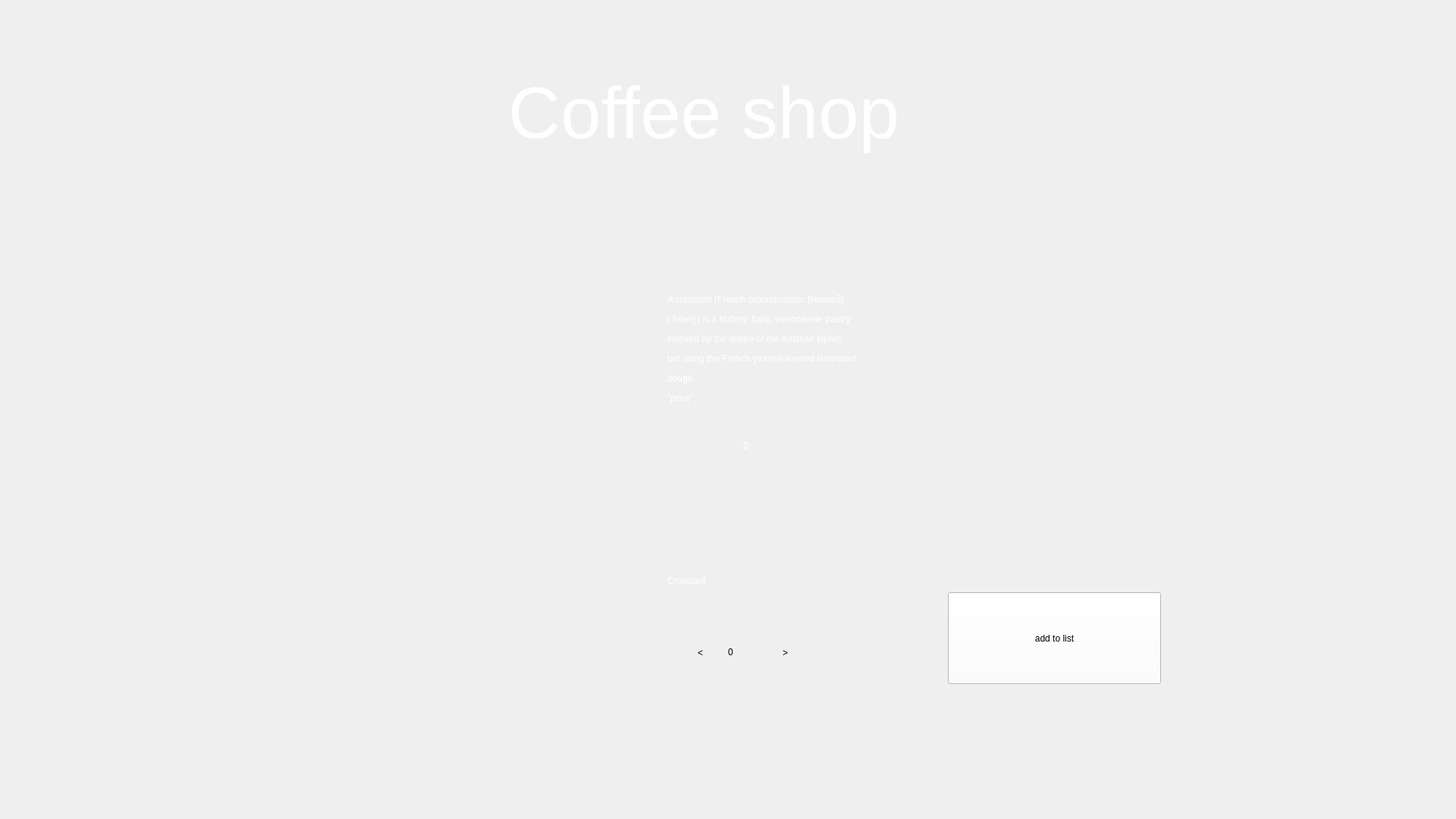
<?xml version="1.0" encoding="UTF-8"?>
<ui version="4.0">
 <class>CroissantForm</class>
 <widget class="QWidget" name="CroissantForm">
  <property name="geometry">
   <rect>
    <x>0</x>
    <y>0</y>
    <width>1920</width>
    <height>1080</height>
   </rect>
  </property>
  <property name="windowTitle">
   <string>Form</string>
  </property>
  <property name="styleSheet">
   <string notr="true"/>
  </property>
  <widget class="QLabel" name="Back">
   <property name="geometry">
    <rect>
     <x>0</x>
     <y>0</y>
     <width>1920</width>
     <height>1080</height>
    </rect>
   </property>
   <property name="styleSheet">
    <string notr="true">background-image: url(':/res/img/backgr.png');

background-repeat: no-repeat;
</string>
   </property>
   <property name="text">
    <string/>
   </property>
  </widget>
  <widget class="QLabel" name="label_2">
   <property name="geometry">
    <rect>
     <x>670</x>
     <y>80</y>
     <width>581</width>
     <height>141</height>
    </rect>
   </property>
   <property name="styleSheet">
    <string notr="true">position: absolute;
font: 700 26pt &quot;Segoe Script&quot;;
width: 328px;
height: 88px;
left: 796px;
top: 79px;
font-style: normal;
font-weight: 400;
font-size: 64px;
line-height: 88px;
color: #FFFFFF;
 border: none; 
outline: none;
background-position: center;
 background-repeat: no-repeat; 
background-color: transparent;</string>
   </property>
   <property name="text">
    <string>&lt;html&gt;&lt;head/&gt;&lt;body&gt;&lt;p&gt;&lt;span style=&quot; font-size:72pt;&quot;&gt;Coffee shop&lt;/span&gt;&lt;/p&gt;&lt;/body&gt;&lt;/html&gt;</string>
   </property>
  </widget>
  <widget class="QPushButton" name="Zerno">
   <property name="geometry">
    <rect>
     <x>89</x>
     <y>79</y>
     <width>130</width>
     <height>130</height>
    </rect>
   </property>
   <property name="styleSheet">
    <string notr="true">background-image: url(':/res/img/24.png');
background-position: center;
 background-repeat: no-repeat; 
background-color: transparent;
 border: none; 
outline: none;</string>
   </property>
   <property name="text">
    <string/>
   </property>
  </widget>
  <widget class="QLabel" name="label">
   <property name="geometry">
    <rect>
     <x>230</x>
     <y>310</y>
     <width>500</width>
     <height>591</height>
    </rect>
   </property>
   <property name="styleSheet">
    <string notr="true">background-image: url(':/res/img/Croissant2.png');
background-position: center;
 background-repeat: no-repeat; </string>
   </property>
   <property name="text">
    <string/>
   </property>
  </widget>
  <widget class="QLabel" name="label_3">
   <property name="geometry">
    <rect>
     <x>880</x>
     <y>310</y>
     <width>621</width>
     <height>301</height>
    </rect>
   </property>
   <property name="styleSheet">
    <string notr="true">font: 700 18pt &quot;Segoe Script&quot;;
color: #FFFFFF;
</string>
   </property>
   <property name="text">
    <string>&lt;html&gt;&lt;head/&gt;&lt;body&gt;&lt;p&gt;A croissant (French pronunciation: [kʁwasɑ̃] &lt;/p&gt;&lt;p&gt;( listen)) is a buttery, flaky, viennoiserie pastry &lt;/p&gt;&lt;p&gt;inspired by the shape of the Austrian kipferl &lt;/p&gt;&lt;p&gt;but using the French yeast-leavened laminated &lt;/p&gt;&lt;p&gt;dough.&lt;/p&gt;&lt;p&gt;&amp;quot;price&amp;quot;: &lt;/p&gt;&lt;/body&gt;&lt;/html&gt;</string>
   </property>
  </widget>
  <widget class="QPushButton" name="Buttmin">
   <property name="geometry">
    <rect>
     <x>884</x>
     <y>820</y>
     <width>79</width>
     <height>81</height>
    </rect>
   </property>
   <property name="styleSheet">
    <string notr="true">font: 700 18pt &quot;Segoe Script&quot;;
background-image: url(:/res/img/whites.png);

 border: none; 
outline: none;</string>
   </property>
   <property name="text">
    <string>&lt;</string>
   </property>
  </widget>
  <widget class="QPushButton" name="Buttpl">
   <property name="geometry">
    <rect>
     <x>995</x>
     <y>820</y>
     <width>81</width>
     <height>81</height>
    </rect>
   </property>
   <property name="styleSheet">
    <string notr="true">font: 700 18pt &quot;Segoe Script&quot;;
background-image: url(:/res/img/whites.png);

 border: none; 
outline: none;</string>
   </property>
   <property name="text">
    <string>&gt;</string>
   </property>
  </widget>
  <widget class="QLabel" name="numberqwert">
   <property name="geometry">
    <rect>
     <x>960</x>
     <y>820</y>
     <width>91</width>
     <height>81</height>
    </rect>
   </property>
   <property name="statusTip">
    <string/>
   </property>
   <property name="whatsThis">
    <string/>
   </property>
   <property name="layoutDirection">
    <enum>Qt::LeftToRight</enum>
   </property>
   <property name="styleSheet">
    <string notr="true">font: 700 18pt &quot;Segoe Script&quot;;
 border: none; 
outline: none;
background-image: url(:/res/img/whites.png);
text-align: center;</string>
   </property>
   <property name="lineWidth">
    <number>1</number>
   </property>
   <property name="text">
    <string>&lt;html&gt;&lt;head/&gt;&lt;body&gt;&lt;p&gt;0&lt;/p&gt;&lt;/body&gt;&lt;/html&gt;</string>
   </property>
  </widget>
  <widget class="QPushButton" name="pushButton">
   <property name="geometry">
    <rect>
     <x>1250</x>
     <y>781</y>
     <width>281</width>
     <height>121</height>
    </rect>
   </property>
   <property name="styleSheet">
    <string notr="true">font: 700 25pt &quot;Segoe Script&quot;;
background-color: rgb(255, 255, 255);
background-color: rgb(255, 255, 255);</string>
   </property>
   <property name="text">
    <string>add to list</string>
   </property>
  </widget>
  <widget class="QLabel" name="L1">
   <property name="geometry">
    <rect>
     <x>980</x>
     <y>578</y>
     <width>71</width>
     <height>20</height>
    </rect>
   </property>
   <property name="styleSheet">
    <string notr="true">font: 700 18pt &quot;Segoe Script&quot;;
color: #FFFFFF;</string>
   </property>
   <property name="text">
    <string>0</string>
   </property>
  </widget>
  <widget class="QLabel" name="Lab1">
   <property name="geometry">
    <rect>
     <x>880</x>
     <y>730</y>
     <width>251</width>
     <height>71</height>
    </rect>
   </property>
   <property name="styleSheet">
    <string notr="true">font: 700 27pt &quot;Segoe Script&quot;;
color: #FFFFFF;</string>
   </property>
   <property name="text">
    <string>Croissant</string>
   </property>
  </widget>
  <zorder>Back</zorder>
  <zorder>Buttmin</zorder>
  <zorder>numberqwert</zorder>
  <zorder>label_2</zorder>
  <zorder>Zerno</zorder>
  <zorder>label</zorder>
  <zorder>label_3</zorder>
  <zorder>Buttpl</zorder>
  <zorder>pushButton</zorder>
  <zorder>L1</zorder>
  <zorder>Lab1</zorder>
 </widget>
 <resources/>
 <connections/>
</ui>
